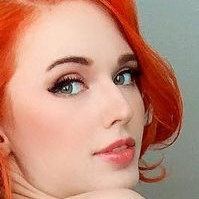
#> input picture src/main/resources/faces/107444827_695030168011265_6848012939559860144_n.jpg, 199 x 199 px; its folder holds only this picture in this run
$ python Main.py
#> lines starting #> are read from the running program, lines starting #| are printed output that depends on the picture; long printed decimals are rounded
import os
import matplotlib.pyplot as plt
from PIL import Image
import numpy as np
from tqdm import tqdm

def load_and_preprocess_data(image_folder, target_size, pad):
    """
    Load and preprocess images from the given folder.
    Args:
        image_folder (str): Path to the folder containing the images.
        target_size (tuple): The target size to which all images will be resized (default: (224, 224)).
    Returns:
        np.ndarray: Array of preprocessed images.
    """
    processed_images = []

    image_files = [f for f in os.listdir(image_folder) if f.lower().endswith(('.png', '.jpg', '.jpeg'))]

    for image_name in image_files:
        image_path = os.path.join(image_folder, image_name)

        img = load_image(image_path)

        img = preprocess_image(img, target_size, pad)

        if img is not None:
            processed_images.append(img)

    return np.array(processed_images)

def load_image(image_path):
    """
    Load an image from the specified path.
    """
    try:
        img = Image.open(image_path)
#> img is the input picture: PIL image 199x199 RGB; mean R, G, B 193.5, 143.4, 124.5
        return img
    except Exception as e:
        print(f"Error loading image {image_path}: {e}")
        return None

def preprocess_image(img, target_size , pad_width):
    """
    Preprocess the image by resizing, normalizing, and adding padding.
    """
#> called with target_size = (224, 224), pad_width = 1
    if img is not None:
        img = img.resize(target_size)
#> img: PIL image 224x224 RGB
        img = img.convert('RGB')  # Ensures the image is in RGB format

        # Add padding of pad_width (default 1) around the image
        img_padded = np.pad(np.array(img), ((pad_width, pad_width), (pad_width, pad_width), (0, 0)), mode='constant', constant_values=0)
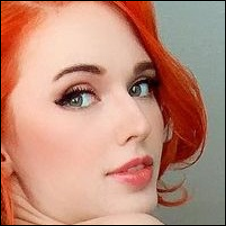
#> img_padded: shape (226, 226, 3); mean R, G, B 190, 140.8, 122.3

        return img_padded
    else:
        return None
import numpy as np


def convolution_2d(image, filter, pad, step):
    """
    Perform a 2D convolution operation on an image with a given filter.

    Args:
        image (np.ndarray): The input image to be convolved.
        filter (np.ndarray): The filter (kernel) to apply.
        pad (int): The padding applied to the image.
        step (int): The step size (stride) for the convolution.

    Returns:
        np.ndarray: The resulting image after convolution.
    """
    k_size = filter.shape[0]

    width_out = int((image.shape[0] - k_size + 2 * pad) / step + 1)
    height_out = int((image.shape[1] - k_size + 2 * pad) / step + 1)

    output_image = np.zeros((width_out - 2 * pad, height_out - 2 * pad))

    for i in range(image.shape[0] - k_size + 1):
        for j in range(image.shape[1] - k_size + 1):
            patch_from_image = image[i:i+k_size, j:j+k_size]
            output_image[i, j] = np.sum(patch_from_image * filter)

    return output_image


def cnn_layer(image_volume, filter, pad=1, step=1):
    """
    Apply a convolutional layer on the input image volume with a given filter set.

    Args:
        image_volume (np.ndarray): The input image volume (height x width x depth).
        filter (np.ndarray): The filter set (number_of_filters x filter_height x filter_width x input_depth).
        pad (int): The padding applied to the image (default is 1).
        step (int): The step size (stride) for the convolution (default is 1).

    Returns:
        np.ndarray: The feature maps after applying the convolutional layer.
    """
    image = np.zeros((image_volume.shape[0] + 2 * pad, image_volume.shape[1] + 2 * pad, image_volume.shape[2]))

    for p in range(image_volume.shape[2]):
        image[:, :, p] = np.pad(image_volume[:, :, p], (pad, pad), mode='constant', constant_values=0)

    k_size = filter.shape[1]
    depth_out = filter.shape[0]
    width_out = int((image_volume.shape[0] - k_size + 2 * pad) / step + 1)
    height_out = int((image_volume.shape[1] - k_size + 2 * pad) / step + 1)

    feature_maps = np.zeros((width_out, height_out, depth_out))

    n_filters = filter.shape[0]

    for i in range(n_filters):
        convolved_image = np.zeros((width_out, height_out))

        for j in range(image.shape[-1]):
            convolved_image += convolution_2d(image[:, :, j], filter[i, :, :, j], pad, step)

        feature_maps[:, :, i] = convolved_image

    return feature_maps


def image_pixels_255(maps):

    """
    Replaces values in an image over 255 with 255
    """
    r = np.zeros(maps.shape)

    for c in range(r.shape[2]):
        for i in range(r.shape[0]):
            for j in range(r.shape[1]):
                if maps[i, j, c] <= 255:
                    r[i, j, c] = maps[i, j, c]
                else:
                    r[i, j, c] = 255
    return r

def relu_layer(maps):
    """

    Args:
        maps (np.ndarray): The input feature maps, which can be the output of a convolutional layer.

    Returns:
        np.ndarray: The feature maps after applying the ReLU activation function,
                    where all negative values are replaced with zeros.
    """
    r = np.zeros_like(maps)

    result = np.where(maps > r, maps, r)

    return result

def pooling_layer(maps, size=2, step=2):
    """
    Apply the max pooling operation to the input feature maps.

    Args:
        maps (np.ndarray): The input feature maps (height x width x depth).
        size (int): The size of the pooling filter (default is 2x2).
        step (int): The stride (step size) for the pooling operation (default is 2).

    Returns:
        np.ndarray: The pooled feature maps with reduced spatial dimensions.
    """
    width_out = int((maps.shape[0] - size) / step + 1)
    height_out = int((maps.shape[1] - size) / step + 1)

    pooling_image = np.zeros((width_out, height_out, maps.shape[2]))

    for c in range(maps.shape[2]):
        ii = 0
        for i in range(0, maps.shape[0] - size + 1, step):
            jj = 0
            for j in range(0, maps.shape[1] - size + 1, step):
                patch_from_image = maps[i:i+size, j:j+size, c]
                pooling_image[ii, jj, c] = np.max(patch_from_image)
                jj += 1
            ii += 1

    return pooling_image

def fully_connected_layer(feature_map, output_size=10):
    """
    A simple fully connected layer that takes in the feature map and outputs a vector of size `output_size`.

    Args:
        feature_map (np.ndarray): Flattened feature map (a 1D array of features).
        output_size (int): The number of output classes (default is 10).

    Returns:
        np.ndarray: The final output vector of size `output_size`.
    """
    flattened = feature_map.flatten()

    #TODO train weights
    weights = np.random.randn(flattened.shape[0], output_size)

    # Output vector
    output = np.dot(flattened, weights)

    return output

def main():
    # Hyperparameters:
    K_number = 2    # number of filters (kernels) denoted as K_number
    K_size = 3      # size of filters (spatial dimension) denoted as K_size
    step = 1        # step for sliding (also known as stride) denoted as Step
    pad = 1         # processing edges by zero-padding parameter denoted as Pad
    target_size = (224, 224)  # image size

    script_dir = os.path.dirname(os.path.realpath(__file__))
    project_root = os.path.abspath(os.path.join(script_dir, "../../../.."))
    image_folder = os.path.join(project_root, 'src', 'main', 'resources', 'faces')

    if not os.path.exists(image_folder):
        print(f"The directory {image_folder} does not exist.")
        return

    # Load and preprocess data
    images = load_and_preprocess_data(image_folder, target_size, pad)

    # TODO train filters
    filters = np.random.randn(K_number, K_size, K_size, 3)  # (K_number x K_size x K_size x Channels)

    feature_vectors = []

    # Use tqdm to track the progress of the loop
    for img in tqdm(images, desc="Processing Images"):
        feature_maps = cnn_layer(img, filters, pad=pad, step=step)

        relu_maps = relu_layer(feature_maps)

        pooled_maps = pooling_layer(relu_maps, size=2, step=2)

        fc_output = fully_connected_layer(pooled_maps)

        feature_vectors.append(fc_output)
#> this loop made 1 pass
#> (depth_out in cnn_layer, n_filters in cnn_layer) on pass 1: (2, 2)
#> after the loop, feature_vectors = [[-327159.7, 181837.7, -203311.8, 51919.8, 71326.8, 330824.5, -96931.3, 180535.4, -54146.4, -466366.6]]

    feature_vectors = np.array(feature_vectors)

    # Print the resulting feature vectors
    print("Feature vectors from the CNN:")
    print(feature_vectors)
#| [[-327159.716  181837.692 -203311.842   51919.798
#|     71326.771   330824.530  -96931.297  180535.441
#|    -54146.389 -466366.569]]


if __name__ == "__main__":
    main()

$ run again, on src/main/resources/faces/1188x2208_756a852c8c84a2d1c16d16ffcdf7e63d.jpg
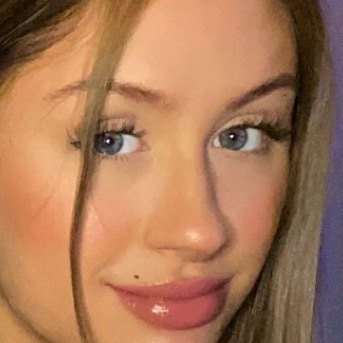
#> input picture src/main/resources/faces/1188x2208_756a852c8c84a2d1c16d16ffcdf7e63d.jpg, 343 x 343 px
#> in load_image, img is the input picture: PIL image 343x343 RGB; mean R, G, B 169.6, 120.2, 87.4
#> img: PIL image 224x224 RGB
#> in preprocess_image, `img_padded = np.pad(np.array(img), ((pad_width, pad_width), (pad_width..`:
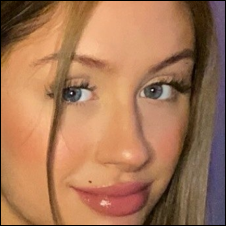
#> img_padded: shape (226, 226, 3); mean R, G, B 166.6, 118, 85.8
#> the loop in main, `for img in tqdm(images, desc="Processing Images"):` made 1 pass
#> (depth_out in cnn_layer, n_filters in cnn_layer) on pass 1: (2, 2)
#> after the loop in main, `for img in tqdm(images, desc="Processing Images"):`: feature_vectors = [[-303939.3, 32547.7, -179199.1, 170310.7, 93795.1, 344982.9, -50513.8, 90008.1, -33164.2, -434091.3]]
#| [[-303939.254   32547.730 -179199.075  170310.661
#|     93795.104  344982.929  -50513.797   90008.103
#|    -33164.191 -434091.261]]

$ run again, on src/main/resources/faces/123293145_3118019561636983_1718140962510906052_n.jpg
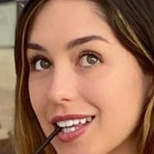
#> input picture src/main/resources/faces/123293145_3118019561636983_1718140962510906052_n.jpg, 154 x 154 px
#> in load_image, img is the input picture: PIL image 154x154 RGB; mean R, G, B 160, 114.7, 89.9
#> img: PIL image 224x224 RGB
#> in preprocess_image, `img_padded = np.pad(np.array(img), ((pad_width, pad_width), (pad_width..`:
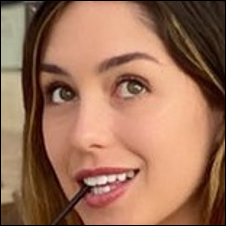
#> img_padded: shape (226, 226, 3); mean R, G, B 157.1, 112.7, 88.3
#> the loop in main, `for img in tqdm(images, desc="Processing Images"):` made 1 pass
#> (depth_out in cnn_layer, n_filters in cnn_layer) on pass 1: (2, 2)
#> after the loop in main, `for img in tqdm(images, desc="Processing Images"):`: feature_vectors = [[-270878, 131726.3, -207332.3, 52215.2, 78436.1, 188055.2, -45275.1, 162189.1, 287652.3, -304932.5]]
#| [[-270878.033  131726.323 -207332.335   52215.177
#|     78436.059  188055.217  -45275.085  162189.105
#|    287652.307   -304932.520]]

$ run again, on src/main/resources/faces/1284x1706_464e2ccc0e0e0c834f752f2c21496171.jpg
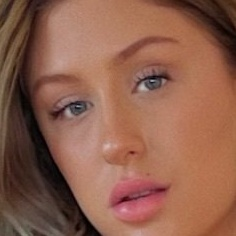
#> input picture src/main/resources/faces/1284x1706_464e2ccc0e0e0c834f752f2c21496171.jpg, 236 x 236 px
#> in load_image, img is the input picture: PIL image 236x236 RGB; mean R, G, B 142.1, 95.3, 76.6
#> img: PIL image 224x224 RGB
#> in preprocess_image, `img_padded = np.pad(np.array(img), ((pad_width, pad_width), (pad_width..`:
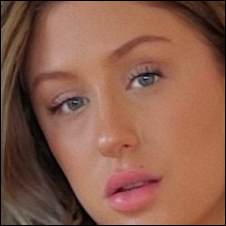
#> img_padded: shape (226, 226, 3); mean R, G, B 139.6, 93.6, 75.3
#> the loop in main, `for img in tqdm(images, desc="Processing Images"):` made 1 pass
#> (depth_out in cnn_layer, n_filters in cnn_layer) on pass 1: (2, 2)
#> after the loop in main, `for img in tqdm(images, desc="Processing Images"):`: feature_vectors = [[-227578.3, 164317.8, -150663.3, -10242.1, 68129.1, 128657.3, -79506.3, 103026.3, 210932.5, -193438.1]]
#| [[-227578.292  164317.757 -150663.268  -10242.134
#|     68129.108  128657.293  -79506.330  103026.256
#|    210932.487 -193438.141]]

$ run again, on src/main/resources/faces/109193643_4127327250671889_851750508469217717_n.jpg
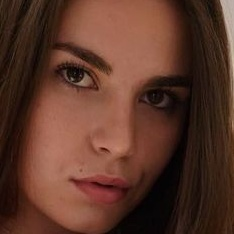
#> input picture src/main/resources/faces/109193643_4127327250671889_851750508469217717_n.jpg, 234 x 234 px
#> in load_image, img is the input picture: PIL image 234x234 RGB; mean R, G, B 91.4, 54.9, 41.5
#> img: PIL image 224x224 RGB
#> in preprocess_image, `img_padded = np.pad(np.array(img), ((pad_width, pad_width), (pad_width..`:
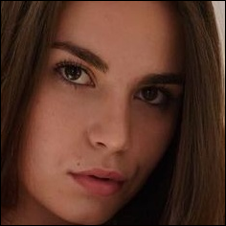
#> img_padded: shape (226, 226, 3); mean R, G, B 89.8, 53.9, 40.8
#> the loop in main, `for img in tqdm(images, desc="Processing Images"):` made 1 pass
#> (depth_out in cnn_layer, n_filters in cnn_layer) on pass 1: (2, 2)
#> after the loop in main, `for img in tqdm(images, desc="Processing Images"):`: feature_vectors = [[-195572, 68819.3, -77635.6, 98868.7, 6752.2, 253065, -5941.8, -33258, 9381.8, -164239.8]]
#| [[-195571.976    68819.278  -77635.620   98868.684
#|      6752.162  253064.970   -5941.843  -33258.004
#|      9381.788 -164239.815]]
